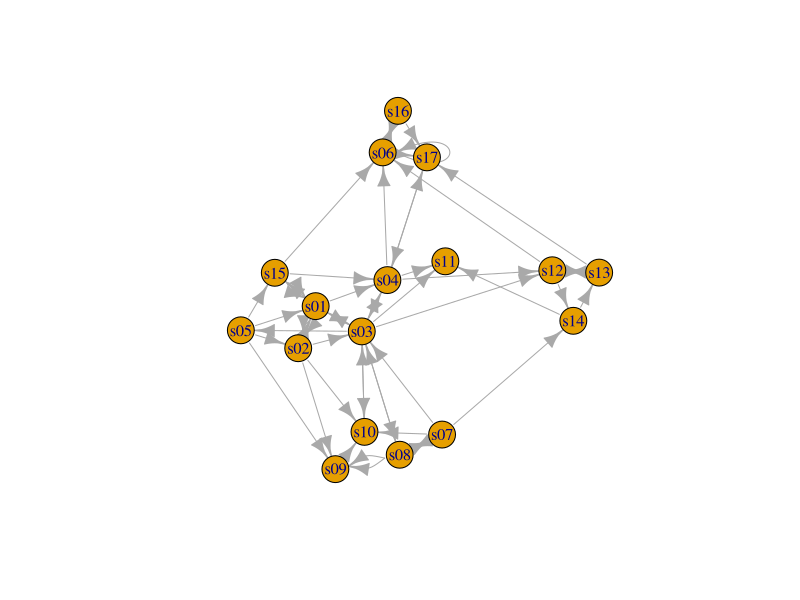

The R script that drew this image:
library("igraph")
getwd()
setwd("E:/CSV files")
l=read.csv("edges.csv")
n=read.csv("nodes.csv")
g=graph.data.frame(d=l,vertices=n,directed = TRUE)
plot(g)
get.adjacency(g)
